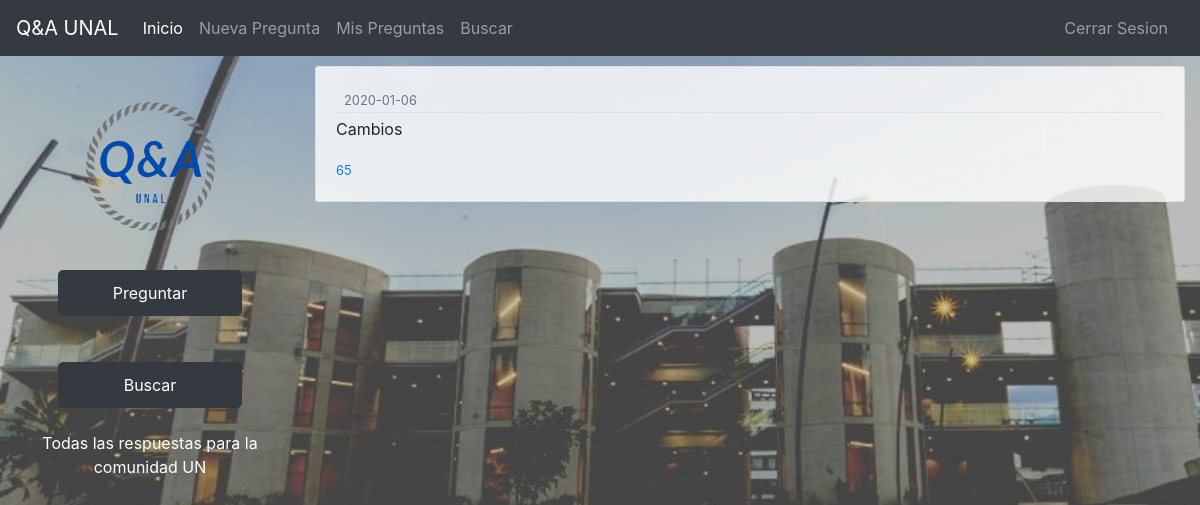
/comentarios/1 (signed in), run on the app's committed database.
### qaunal/models.py (models this page shows, shortened)
class Comentario(db.Model):
    id = db.Column(db.Integer, primary_key=True)
    date_created = db.Column(
        db.DateTime, nullable=False, default=datetime.utcnow)
    contenido = db.Column(db.Text, nullable=False)
    util = db.Column(db.Boolean(), nullable=False)
    likes = db.Column(db.Integer, nullable=False)
    pregunta_id = db.Column(db.Integer, db.ForeignKey(
        'pregunta.id'), nullable=False)
    user_id = db.Column(db.Integer, db.ForeignKey('user.id'), nullable=False)

### qaunal/routes.py (the view)
@app.route('/comentarios/<int:com_id>', methods=['GET', 'POST'])
@login_required
def comentario(com_id):
    comentario = Comentario.query.get_or_404(com_id)
    return render_template('comentario.html', titulo='Comentario', comentario=comentario)

### qaunal/models.py (called while the page is built)
@login_manager.user_loader
def load_user(user_id):
    return User.query.get(int(user_id))

### qaunal/templates/comentario.html (shortened to what this page needs)
{% extends "base.html" %}
{% block content %}
<article class="media content-section">
    <div class="media-body">
        <div class="article-metadata">
            <small class="text-muted">{{ comentario.date_created.strftime('%Y-%m-%d') }}</small>
        </div>
        <p class="article-content">{{ comentario.contenido }}</p>
        <small class="text-muted"><a href="{{ url_for('likeComentario', com_id=comentario.id) }}">{{ comentario.likes }}</a></small>
    </div>
</article>
{% endblock content %}

### qaunal/static/main.css (style rules this page uses)
.content-section { background: rgba(255, 255, 255, 0.8); padding: 20px 20px; border: 1px solid #dddddd; border-radius: 3px; margin: 10px 0px; }
.article-content { white-space: pre-line; }
.article-metadata { padding-bottom: 1px; margin-bottom: 4px; border-bottom: 1px solid #e3e3e3; }

### data on the page
Comentario: date_created "2020-01-06", contenido "Cambios", likes "65"
